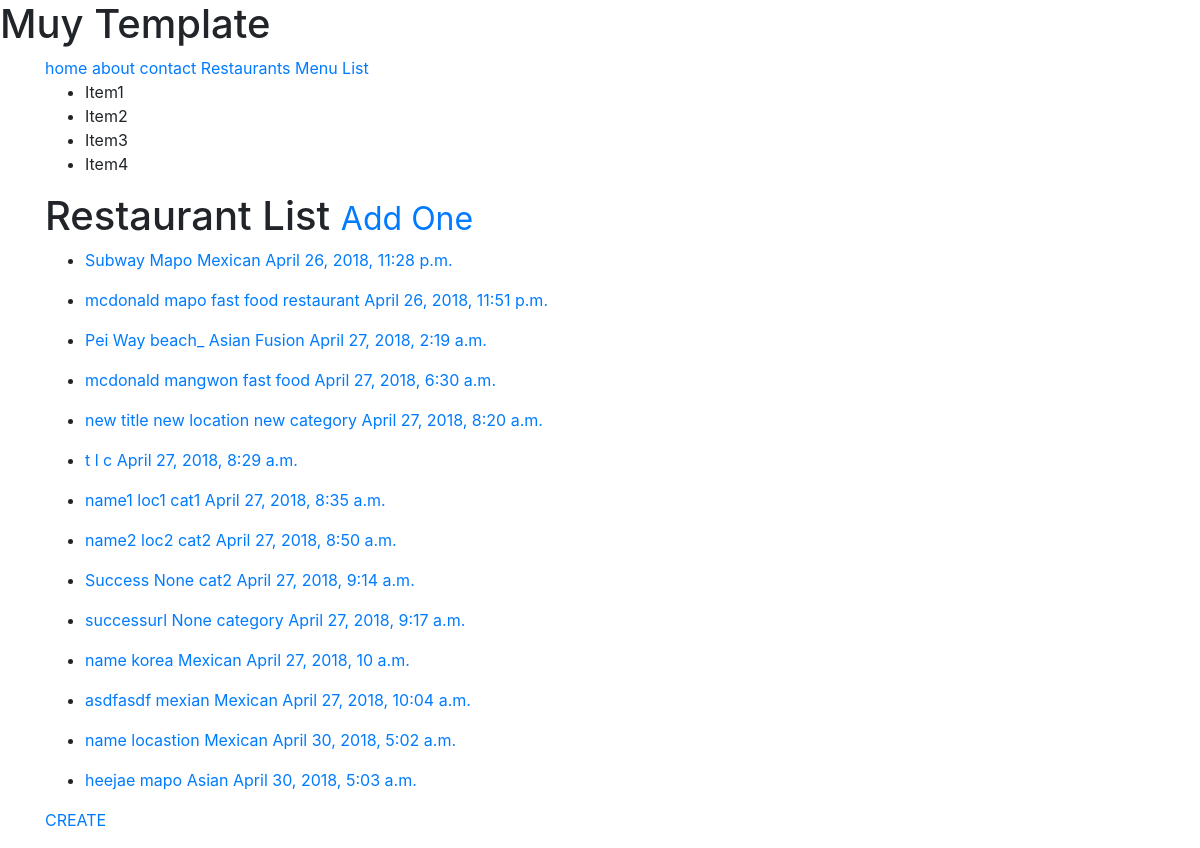
The page /restaurants/ (signed in) on the database its author committed.
### restaurant/models.py (models this page shows, shortened)
class RestaurantLocation(models.Model):
    owner  = models.ForeignKey(User) # django models unleashed # class_instance.model_set.all()
    name = models.CharField(max_length=120)
    location = models.CharField(max_length=120, null=True, blank= True)
    category = models.CharField(max_length=120, null=True, blank=False, validators = [validate_category])
    timestamp = models.DateTimeField(auto_now_add=True)
    slug = models.SlugField(blank=True, null=True)
    objects = RestaurantLocationManager() # add Model.objects.all

### restaurant/views.py (the view, shortened to what this page needs)
class RestaurantListView(LoginRequiredMixin, ListView):
    template_name = 'restaurant/restaurants_list.html'
    def get_queryset(self):
        return RestaurantLocation.objects.filter(owner=self.request.user)

### restaurant/models.py (called while the page is built)
    def get_queryset(self):
        return RestaurantLocationQuerySet(self.model, using=self._db)

### restaurant/templates/restaurant/restaurants_list.html (shortened to what this page needs)
{% extends 'base.html' %}
{% block content %}
<h1>Restaurant List <small><a href="{% url 'restaurants:create'  %}"> Add One</a></small>  </h1>
{% for obj in object_list %}
<ul>
	<li><a href="/restaurants/{{ obj.slug  }}/">{{obj.name}} {{obj.location}} {{ obj.category }} {{ obj.timestamp }} {{obj.updated}} </a></li>
</ul>
{% endfor %}
<p><a href="/restaurants/create">CREATE</a></p>
{% endblock content %}

### rows shown on the page
RestaurantLocation: name "Subway", location "Mapo", category "Mexican", timestamp "April 26, 2018, 11:28 p.m."
RestaurantLocation: name "mcdonald", location "mapo", category "fast food restaurant", timestamp "April 26, 2018, 11:51 p.m."
RestaurantLocation: name "Pei Way", location "beach_", category "Asian Fusion", timestamp "April 27, 2018, 2:19 a.m."
RestaurantLocation: name "mcdonald", location "mangwon", category "fast food", timestamp "April 27, 2018, 6:30 a.m."
RestaurantLocation: name "new title", location "new location", category "new category", timestamp "April 27, 2018, 8:20 a.m."
RestaurantLocation: name "t", location "l", category "c", timestamp "April 27, 2018, 8:29 a.m."
RestaurantLocation: name "name1", location "loc1", category "cat1", timestamp "April 27, 2018, 8:35 a.m."
RestaurantLocation: name "name2", location "loc2", category "cat2", timestamp "April 27, 2018, 8:50 a.m."
RestaurantLocation: name "Success", location "None", category "cat2", timestamp "April 27, 2018, 9:14 a.m."
RestaurantLocation: name "successurl", location "None", category "category", timestamp "April 27, 2018, 9:17 a.m."
RestaurantLocation: name "name", location "korea", category "Mexican", timestamp "April 27, 2018, 10 a.m."
RestaurantLocation: name "asdfasdf", location "mexian", category "Mexican", timestamp "April 27, 2018, 10:04 a.m."
RestaurantLocation: name "name", location "locastion", category "Mexican", timestamp "April 30, 2018, 5:02 a.m."
RestaurantLocation: name "heejae", location "mapo", category "Asian", timestamp "April 30, 2018, 5:03 a.m."
